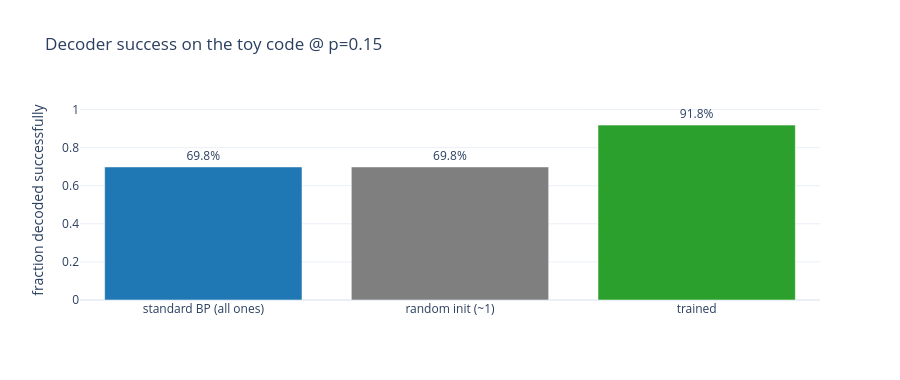

The cell this chart's notebook holds for it:
### Code cell
labels = list(results.keys())
values = [results[l] for l in labels]
fig = go.Figure(go.Bar(x=labels, y=values,
                       marker_color=["#1f77b4", "#7f7f7f", "#2ca02c"],
                       text=[f"{v*100:.1f}%" for v in values], textposition="outside"))
fig.update_layout(title=f"Decoder success on the toy code @ p={p}",
                  yaxis_title="fraction decoded successfully",
                  yaxis=dict(range=[0, 1.05]), height=380)
fig

### Figure 1 — Plotly figure (JSON) as saved in the notebook; plotly's stock layout.template omitted (floating-point values rounded to 4 significant figures)
{"data": [{"marker": {"color": ["#1f77b4", "#7f7f7f", "#2ca02c"]}, "text": ["69.8%", "69.8%", "91.8%"], "textposition": "outside", "type": "bar", "x": ["standard BP (all ones)", "random init (~1)", "trained"], "y": [0.6985, 0.6985, 0.9181]}], "layout": {"height": 380, "title": {"text": "Decoder success on the toy code @ p=0.15"}, "yaxis": {"range": [0, 1.05], "title": {"text": "fraction decoded successfully"}}}}
